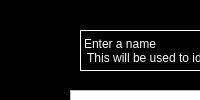
<?xml version="1.0" encoding="UTF-8"?>
<ui version="4.0">
 <class>MainWindow</class>
 <widget class="QMainWindow" name="MainWindow">
  <property name="geometry">
   <rect>
    <x>0</x>
    <y>0</y>
    <width>462</width>
    <height>0</height>
   </rect>
  </property>
  <property name="windowTitle">
   <string>MainWindow</string>
  </property>
  <property name="styleSheet">
   <string notr="true">#centralwidget{
	background-color: rgb(0,0,0);
}
QPushButton {
	color: white ; 
	background-color:rgb(0,0,0);
	border: 1px solid;
	border-color: #ffffff
}
QLabel {
	color: white ; 
	background-color:rgb(0,0,0);
	border: 1px solid;
	border-color: #ffffff
}</string>
  </property>
  <widget class="QWidget" name="centralwidget">
   <widget class="QPlainTextEdit" name="plainTextEdit">
    <property name="geometry">
     <rect>
      <x>70</x>
      <y>90</y>
      <width>291</width>
      <height>21</height>
     </rect>
    </property>
   </widget>
   <widget class="QLabel" name="label">
    <property name="geometry">
     <rect>
      <x>80</x>
      <y>30</y>
      <width>261</width>
      <height>41</height>
     </rect>
    </property>
    <property name="text">
     <string>Enter a name 
 This will be used to identify your player save</string>
    </property>
   </widget>
   <widget class="QPushButton" name="pushButton">
    <property name="geometry">
     <rect>
      <x>260</x>
      <y>150</y>
      <width>75</width>
      <height>24</height>
     </rect>
    </property>
    <property name="text">
     <string>Done</string>
    </property>
   </widget>
   <widget class="QPushButton" name="pushButton_2">
    <property name="geometry">
     <rect>
      <x>80</x>
      <y>150</y>
      <width>75</width>
      <height>24</height>
     </rect>
    </property>
    <property name="text">
     <string>Cancel</string>
    </property>
   </widget>
  </widget>
 </widget>
 <resources/>
 <connections/>
</ui>
